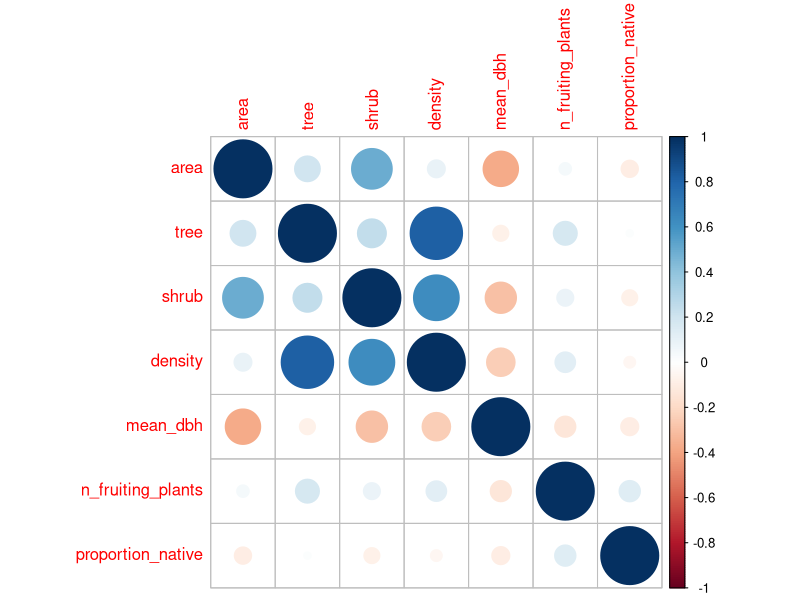

Reproduce this figure in R.
# 04-Feb-2026                          
# ============================================================================ # 
#                             COLLINEARITY MATRICES
# ============================================================================ # 

# DESCRIPTION: 
# Creating a correlation matrix to asses the collinearity of my yard-level and 
# landscape-level habitat features

# PACKAGES USED:
library(readr)
library(dplyr)
library(corrplot)


# ============================================================================ # 
# 1. YARD HABITAT FEATURES  
# ============================================================================ # 

# --- 1.1 CORRELATION MATRIX --- #

# 1.11 Prepare yard_characteristics to include only yard habitat features
# Import data
yard_characteristics <- read_csv("2 - Cleaned/yard_characteristics.csv")

# Remove yard ID, centroid data, and SR columns
yard_features_only <- select(yard_characteristics, 
                                c(area,tree,shrub,density,mean_dbh,
                                  n_fruiting_plants,proportion_native))


# 1.12 Create correlation matrices
# Numerical correlation matrix
cor_matrix_yard <- cor(yard_features_only) # numerical correlation matrix
cor_matrix_yard
corrplot(cor_matrix_yard) # visual correlation matrix

# Conclusions: should remove density due to high correlation with trees and shrubs



# ============================================================================ # 
# 2. LANDSCAPE HABITAT FEATURES  
# ============================================================================ # 

# --- 2.1 CORRELATION MATRIX --- #

#cor_matrix_landscape